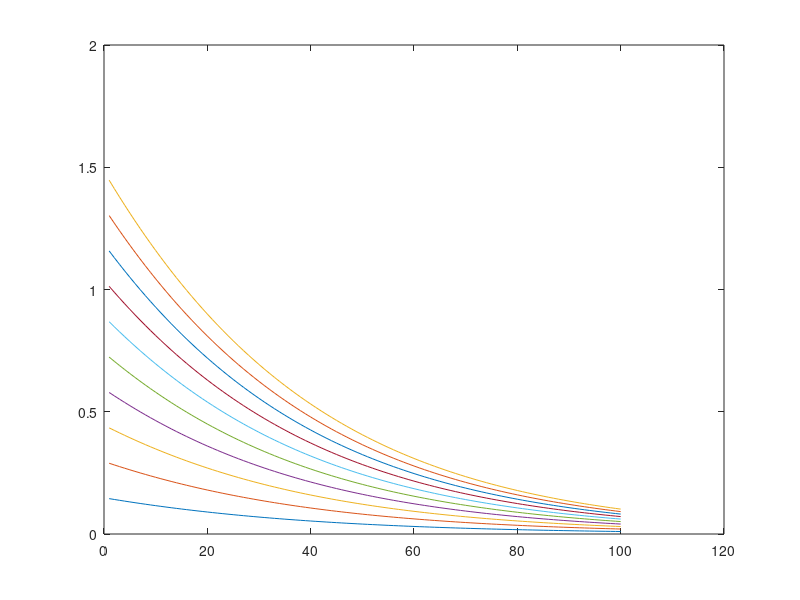
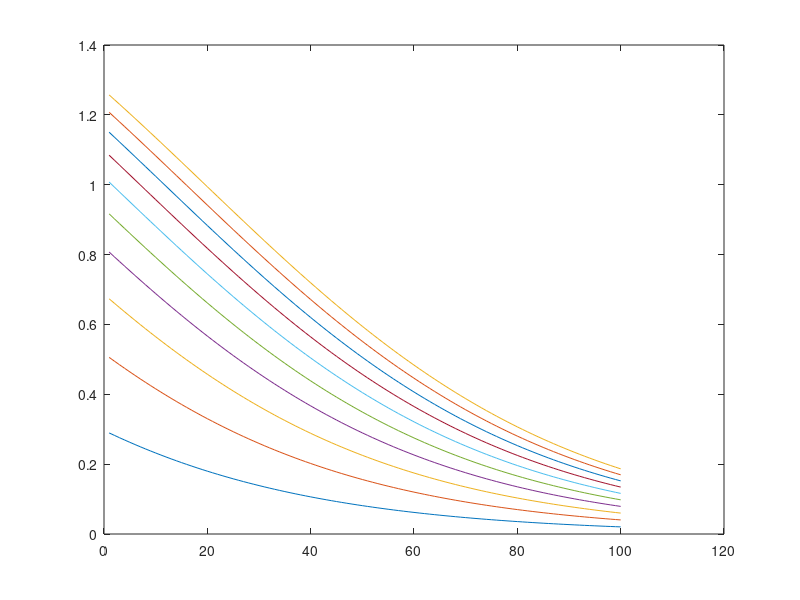
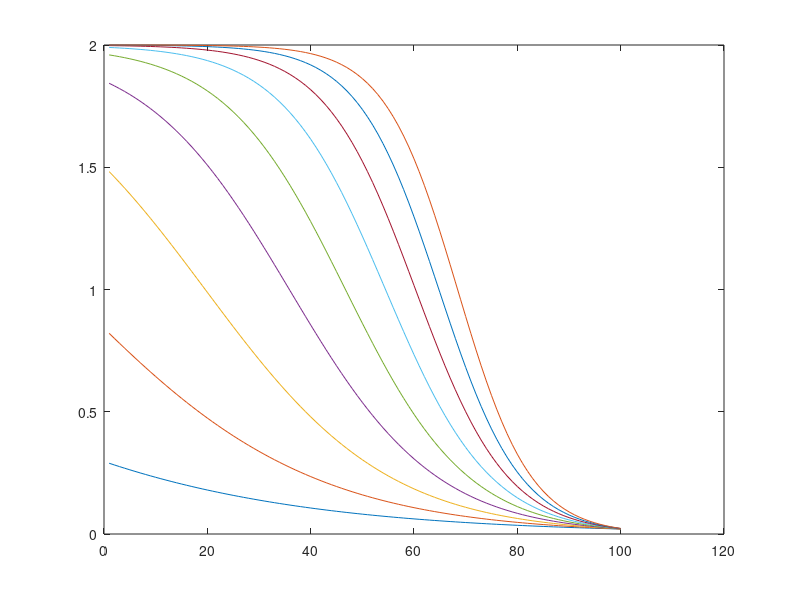
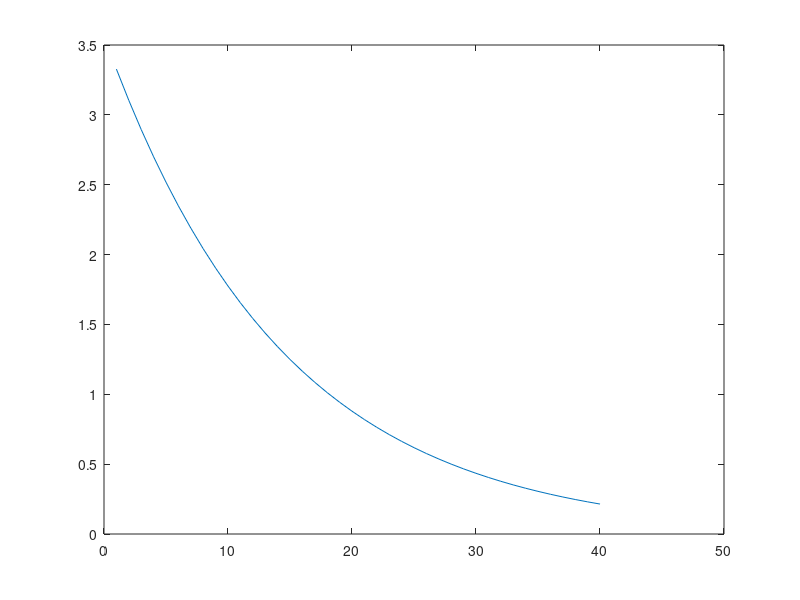

MATLAB code to generate these figures, in order:
clc
clear all
close all

target = [10,10];

figure()
gain_attraction = 1; gain_zero = 0.01; gain_transition = 0.2;
for gain_attraction = 1:1:10
    result = [];
for i = 0:0.1:10
        pos = [i,i];
        distance = norm(target - pos);
        f_att = gain_attraction / (1+(exp(-gain_transition * distance)/gain_zero));
        force = f_att * (target - pos) / distance;
        result = [result;force];
    end
    normalized_result = vecnorm(result,2,2);
    plot(normalized_result)
    hold on
end

figure()
gain_attraction = 2; gain_zero = 0.01; gain_transition = 0.2;
for gain_zero = 0.01:0.01:0.1
    result = [];
for i = 0:0.1:10
        pos = [i,i];
        distance = norm(target - pos);
        f_att = gain_attraction / (1+(exp(-gain_transition * distance)/gain_zero));
        force = f_att * (target - pos) / distance;
        result = [result;force];
    end
    normalized_result = vecnorm(result,2,2);
    plot(normalized_result)
    hold on
end

figure()
gain_attraction = 2; gain_zero = 0.01; gain_transition = 0.5;
for gain_transition = 0.2:0.1:1
    result = [];
for i = 0:0.1:10
        pos = [i,i];
        distance = norm(target - pos);
        f_att = gain_attraction / (1+(exp(-gain_transition * distance)/gain_zero));
        force = f_att * (target - pos) / distance;
        result = [result;force];
    end
    normalized_result = vecnorm(result,2,2);
    plot(normalized_result)
    hold on
end

figure()
gain_attraction = 200; gain_zero = 0.001; gain_transition = 0.5;
result = [];
for i = 6:0.1:10
    pos = [i,i];
    distance = norm(target - pos);
    f_att = gain_attraction / (1+(exp(-gain_transition * distance)/gain_zero));
    force = f_att * (target - pos) / distance;
    result = [result;force];
end
normalized_result = vecnorm(result,2,2);
plot(normalized_result)
hold on
